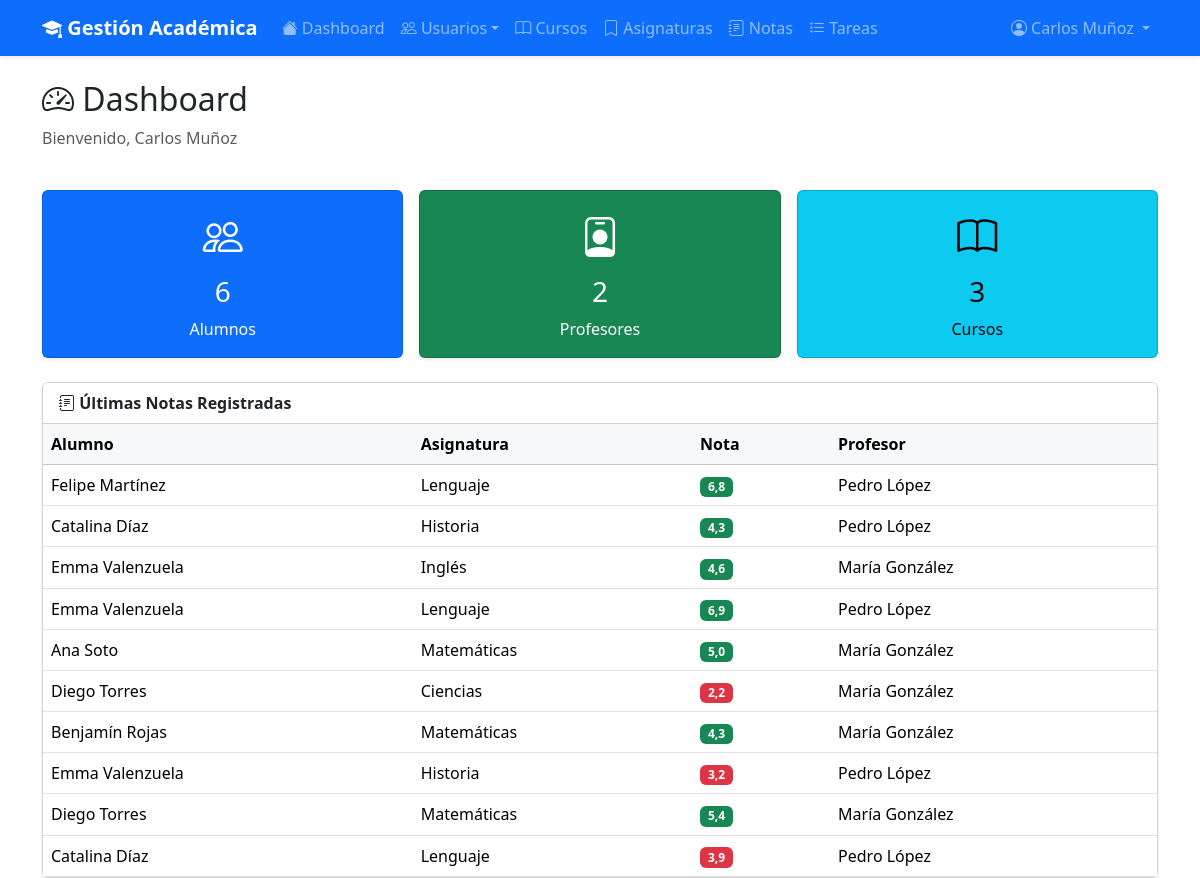
The app's page / (signed in) with its own data.
### academics/models.py (models this page shows, shortened)
class Grade(models.Model):
    TIPO_NOTA_CHOICES = [
        ("PRUEBA", "Prueba"),
        ("TAREA", "Tarea"),
        ("EXAMEN", "Examen"),
        ("TRABAJO", "Trabajo"),
        ("CONTROL", "Control"),
        ("OTRO", "Otro"),
    ]
    student = models.ForeignKey("accounts.Student", on_delete=models.CASCADE, related_name="grades")
    subject = models.ForeignKey(Subject, on_delete=models.CASCADE, related_name="grades")
    teacher = models.ForeignKey("accounts.Teacher", on_delete=models.SET_NULL, null=True, blank=True, related_name="grades_given")
    valor = models.DecimalField("Nota", max_digits=4, decimal_places=1, validators=[MinValueValidator(1.0), MaxValueValidator(7.0)])
    tipo_nota = models.CharField("Tipo", max_length=20, choices=TIPO_NOTA_CHOICES, default="PRUEBA")
    fecha = models.DateField("Fecha")
    observacion = models.TextField("Observación", blank=True)
    created_at = models.DateTimeField(auto_now_add=True)
    class Meta:
        verbose_name = "Nota"
        verbose_name_plural = "Notas"
        ordering = ["-fecha", "-created_at"]

class Subject(models.Model):
    nombre = models.CharField("Nombre", max_length=100)
    codigo = models.CharField("Código", max_length=10, unique=True)
    descripcion = models.TextField("Descripción", blank=True)
    profesores = models.ManyToManyField("accounts.Teacher", related_name="subjects", blank=True)
    cursos = models.ManyToManyField(Course, related_name="subjects", blank=True)
    class Meta:
        verbose_name = "Asignatura"
        verbose_name_plural = "Asignaturas"
        ordering = ["nombre"]

### accounts/models.py (models this page shows, shortened)
class Student(models.Model):
    user = models.OneToOneField(User, on_delete=models.CASCADE, primary_key=True)
    rut = models.CharField("RUT", max_length=12, unique=True)
    fecha_nacimiento = models.DateField("Fecha de nacimiento")
    telefono = models.CharField("Teléfono", max_length=15, blank=True)
    direccion = models.TextField("Dirección", blank=True)
    class Meta:
        verbose_name = "Alumno"
        verbose_name_plural = "Alumnos"

class Teacher(models.Model):
    user = models.OneToOneField(User, on_delete=models.CASCADE, primary_key=True)
    rut = models.CharField("RUT", max_length=12, unique=True)
    telefono = models.CharField("Teléfono", max_length=15, blank=True)
    fecha_contrato = models.DateField("Fecha de contrato")
    especialidad = models.CharField("Especialidad", max_length=100, blank=True)
    class Meta:
        verbose_name = "Profesor"
        verbose_name_plural = "Profesores"

### accounts/views.py (the view)
# urls.py: path("", accounts_views.dashboard, name="dashboard"),
@login_required
def dashboard(request):
    ctx = {}
    if hasattr(request.user, "student"):
        student = request.user.student
        ctx["courses"] = student.courses.all()
        ctx["recent_grades"] = Grade.objects.filter(student=student)[:10]
        ctx["pending_tasks"] = Task.objects.filter(course__in=student.courses.all()).order_by("fecha_entrega")[:10]
        ctx["role"] = "student"
    elif hasattr(request.user, "teacher"):
        teacher = request.user.teacher
        ctx["subjects"] = teacher.subjects.all()
        ctx["recent_grades"] = Grade.objects.filter(teacher=teacher)[:10]
        ctx["my_tasks"] = Task.objects.filter(teacher=teacher)[:10]
        ctx["role"] = "teacher"
    elif hasattr(request.user, "adminprofile") or request.user.is_superuser:
        ctx["total_students"] = Student.objects.count()
        ctx["total_teachers"] = Teacher.objects.count()
        ctx["total_courses"] = Course.objects.count()
        ctx["recent_grades"] = Grade.objects.all()[:10]
        ctx["role"] = "admin"
    return render(request, "dashboard.html", ctx)

### accounts/context_processors.py (called while the page is built)
def user_role(request):
    if not request.user.is_authenticated:
        return {"role": None}
    if hasattr(request.user, "student"):
        return {"role": "student"}
    if hasattr(request.user, "teacher"):
        return {"role": "teacher"}
    if hasattr(request.user, "adminprofile") or request.user.is_superuser:
        return {"role": "admin"}
    return {"role": None}

### templates/dashboard.html (shortened to what this page needs)
{% extends "base.html" %}
{% block content %}
<div class="row mb-4">
    <div class="col">
        <h2><i class="bi bi-speedometer2"></i> Dashboard</h2>
        <p class="text-muted">Bienvenido, {{ user.get_full_name|default:user.username }}</p>
    </div>
</div>
{% if role == 'student' %}
    <div class="row g-3">
        <div class="col-md-8">
            <div class="card shadow-sm">
                <div class="card-header bg-white fw-bold"><i class="bi bi-journal-text"></i> Últimas Notas</div>
                <div class="card-body p-0">
                    <table class="table table-hover mb-0">
                        <thead class="table-light"><tr><th>Asignatura</th><th>Nota</th><th>Tipo</th><th>Fecha</th></tr></thead>
                        <tbody>
                            {% for g in recent_grades %}
                            <tr>
                                <td>{{ g.subject.nombre }}</td>
                                <td><span class="badge bg-{% if g.valor >= 4 %}success{% else %}danger{% endif %}">{{ g.valor }}</span></td>
                                <td>{{ g.get_tipo_nota_display }}</td>
                                <td>{{ g.fecha }}</td>
                            </tr>
                            {% empty %}
                            <tr><td colspan="4" class="text-muted text-center">Sin notas registradas</td></tr>
                            {% endfor %}
                        </tbody>
                    </table>
                </div>
            </div>
        </div>
        <div class="col-md-4">
            <div class="card shadow-sm mb-3">
                <div class="card-header bg-white fw-bold"><i class="bi bi-book"></i> Mis Cursos</div>
                <ul class="list-group list-group-flush">
                    {% for c in courses %}
                    <li class="list-group-item"><a href="{% url 'academics:course_detail' c.pk %}">{{ c.nombre }}</a></li>
                    {% empty %}
                    <li class="list-group-item text-muted">Sin cursos</li>
                    {% endfor %}
                </ul>
            </div>
            <div class="card shadow-sm">
                <div class="card-header bg-white fw-bold"><i class="bi bi-list-task"></i> Tareas Pendientes</div>
                <ul class="list-group list-group-flush">
                    {% for t in pending_tasks %}
                    <li class="list-group-item d-flex justify-content-between align-items-center">
                        <a href="{% url 'tasks_app:task_detail' t.pk %}">{{ t.titulo|truncatechars:30 }}</a>
                        <small class="text-muted">{{ t.fecha_entrega }}</small>
                    </li>
                    {% empty %}
                    <li class="list-group-item text-muted">Sin tareas pendientes</li>
                    {% endfor %}
                </ul>
            </div>
        </div>
    </div>
{% elif role == 'admin' %}
    <div class="row g-3 mb-4">
        <div class="col-md-4">
            <div class="card text-bg-primary shadow-sm">
                <div class="card-body text-center">
                    <i class="bi bi-people fs-1"></i>
                    <h3 class="mt-2">{{ total_students }}</h3>
                    <p class="mb-0">Alumnos</p>
                </div>
            </div>
        </div>
        <div class="col-md-4">
            <div class="card text-bg-success shadow-sm">
                <div class="card-body text-center">
                    <i class="bi bi-person-badge fs-1"></i>
                    <h3 class="mt-2">{{ total_teachers }}</h3>
                    <p class="mb-0">Profesores</p>
                </div>
            </div>
        </div>
        <div class="col-md-4">
            <div class="card text-bg-info shadow-sm">
                <div class="card-body text-center">
                    <i class="bi bi-book fs-1"></i>
                    <h3 class="mt-2">{{ total_courses }}</h3>
                    <p class="mb-0">Cursos</p>
                </div>
            </div>
        </div>
    </div>
    <div class="card shadow-sm">
        <div class="card-header bg-white fw-bold"><i class="bi bi-journal-text"></i> Últimas Notas Registradas</div>
        <div class="card-body p-0">
            <table class="table table-hover mb-0">
                <thead class="table-light"><tr><th>Alumno</th><th>Asignatura</th><th>Nota</th><th>Profesor</th></tr></thead>
                <tbody>
                    {% for g in recent_grades %}
                    <tr>
                        <td>{{ g.student.user.get_full_name }}</td>
                        <td>{{ g.subject.nombre }}</td>
                        <td><span class="badge bg-{% if g.valor >= 4 %}success{% else %}danger{% endif %}">{{ g.valor }}</span></td>
                        <td>{{ g.teacher.user.get_full_name|default:"—" }}</td>
                    </tr>
                    {% empty %}
                    <tr><td colspan="4" class="text-muted text-center">Sin notas</td></tr>
                    {% endfor %}
                </tbody>
            </table>
        </div>
    </div>
{% endif %}
{% endblock %}

### templates/base.html (shortened to what this page needs)
<!DOCTYPE html>
<html lang="es">
<head>
    <link href="https://cdn.jsdelivr.net/npm/bootstrap@5.3.3/dist/css/bootstrap.min.css" rel="stylesheet">
    <link rel="stylesheet" href="https://cdn.jsdelivr.net/npm/bootstrap-icons@1.11.3/font/bootstrap-icons.min.css">
</head>
<body>
    {% if user.is_authenticated %}
    <nav class="navbar navbar-expand-lg navbar-dark bg-primary shadow-sm">
        <div class="container">
            <a class="navbar-brand fw-bold" href="{% url 'dashboard' %}">
                <i class="bi bi-mortarboard-fill"></i> Gestión Académica
            </a>
            <div class="collapse navbar-collapse" id="navbarNav">
                <ul class="navbar-nav me-auto">
                    <li class="nav-item"><a class="nav-link" href="{% url 'dashboard' %}"><i class="bi bi-house-fill"></i> Dashboard</a></li>
                    {% if role == 'student' %}
                        <li class="nav-item"><a class="nav-link" href="{% url 'academics:grade_list' %}"><i class="bi bi-journal-text"></i> Mis Notas</a></li>
                        <li class="nav-item"><a class="nav-link" href="{% url 'tasks_app:task_list' %}"><i class="bi bi-list-task"></i> Tareas</a></li>
                        <li class="nav-item"><a class="nav-link" href="{% url 'academics:attendance_list' %}"><i class="bi bi-calendar-check"></i> Asistencia</a></li>
                    {% elif role == 'admin' %}
                        <li class="nav-item dropdown">
                            <a class="nav-link dropdown-toggle" href="#" data-bs-toggle="dropdown"><i class="bi bi-people"></i> Usuarios</a>
                        </li>
                        <li class="nav-item"><a class="nav-link" href="{% url 'academics:course_list' %}"><i class="bi bi-book"></i> Cursos</a></li>
                        <li class="nav-item"><a class="nav-link" href="{% url 'academics:subject_list' %}"><i class="bi bi-bookmark"></i> Asignaturas</a></li>
                        <li class="nav-item"><a class="nav-link" href="{% url 'academics:grade_list' %}"><i class="bi bi-journal-text"></i> Notas</a></li>
                        <li class="nav-item"><a class="nav-link" href="{% url 'tasks_app:task_list' %}"><i class="bi bi-list-task"></i> Tareas</a></li>
                    {% endif %}
                </ul>
                <ul class="navbar-nav">
                    <li class="nav-item dropdown">
                        <a class="nav-link dropdown-toggle" href="#" data-bs-toggle="dropdown">
                            <i class="bi bi-person-circle"></i> {{ user.get_full_name|default:user.username }}
                        </a>
                    </li>
                </ul>
            </div>
        </div>
    </nav>
    {% endif %}
    <div class="container mt-4">
        {% block content %}{% endblock %}
    </div>
</body>
</html>

### records on screen
Grade: student.user.get_full_name "Felipe Martínez", subject.nombre "Lenguaje", valor "6,8", teacher.user.get_full_name "Pedro López"
Grade: student.user.get_full_name "Catalina Díaz", subject.nombre "Historia", valor "4,3", teacher.user.get_full_name "Pedro López"
Grade: student.user.get_full_name "Emma Valenzuela", subject.nombre "Inglés", valor "4,6", teacher.user.get_full_name "María González"
Grade: student.user.get_full_name "Emma Valenzuela", subject.nombre "Lenguaje", valor "6,9", teacher.user.get_full_name "Pedro López"
Grade: student.user.get_full_name "Ana Soto", subject.nombre "Matemáticas", valor "5,0", teacher.user.get_full_name "María González"
Grade: student.user.get_full_name "Diego Torres", subject.nombre "Ciencias", valor "2,2", teacher.user.get_full_name "María González"
Grade: student.user.get_full_name "Benjamín Rojas", subject.nombre "Matemáticas", valor "4,3", teacher.user.get_full_name "María González"
Grade: student.user.get_full_name "Emma Valenzuela", subject.nombre "Historia", valor "3,2", teacher.user.get_full_name "Pedro López"
Grade: student.user.get_full_name "Diego Torres", subject.nombre "Matemáticas", valor "5,4", teacher.user.get_full_name "María González"
Grade: student.user.get_full_name "Catalina Díaz", subject.nombre "Lenguaje", valor "3,9", teacher.user.get_full_name "Pedro López"

### other values on screen
{{ user.get_full_name|default:user.username }} "Carlos Muñoz"
{{ total_students }} "6"
{{ total_teachers }} "2"
{{ total_courses }} "3"
